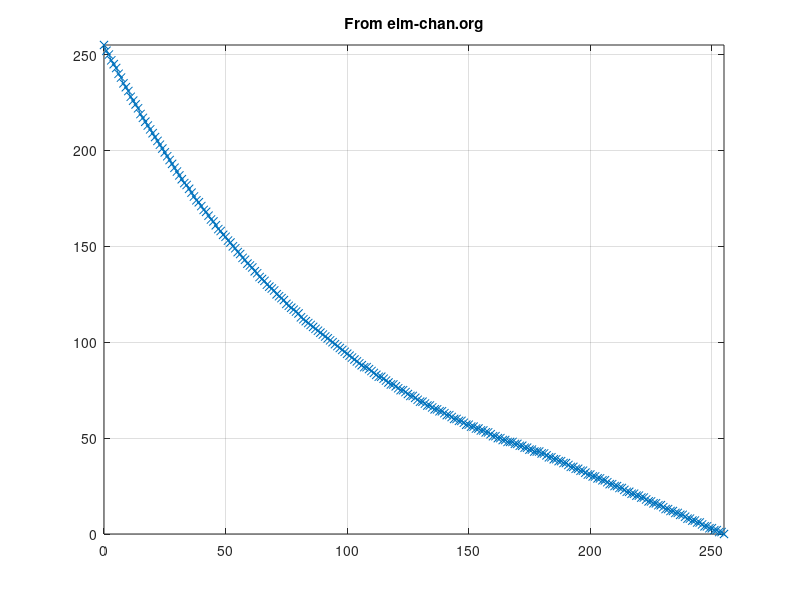

Write MATLAB code to recreate this figure. (Note: this script raises an error after producing the figure.)
%% calculate
load('LUTs.mat')

% settings
wordwidth_c = 8; % ROM word width
fracwdith_c = 0; % fractional bits

% addresses
envaddr = [0:numel(EnvelopeLUTVector)-1];

% show envelope
figure(1)
plot(envaddr, EnvelopeLUTVector, '-x')
grid on
axis([0, envaddr(end), 0, 255])
title('From elm-chan.org')
fprintf('Address 0 to 255 is the Envelope LUT\n');


% print address ranges
fprintf('Address %d to %d is Envelope Table\n', envaddr(1), envaddr(end));

% prepare output
romout = EnvelopeLUTVector;
romsize = numel(romout);
romin = 0:romsize-1;


%% Generate MIF file (use this)

datafile = fopen(sprintf('Envelope_%d.mif', romsize),'w');

fprintf(datafile, 'DEPTH = %i;\n', lutsize);
fprintf(datafile, 'WIDTH = %d;\n', wordwidth_c);
fprintf(datafile, 'ADDRESS_RADIX = HEX;\n');
fprintf(datafile, 'DATA_RADIX = BIN;\n');
fprintf(datafile, 'CONTENT\n');
fprintf(datafile, 'BEGIN\n');

%output to file
for i = 1:lutsize
    b = fi(romout(i), 0, wordwidth_c, fracwdith_c);
    fprintf(datafile, '%s : %s ;\n', dec2hex(lutin(i)), b.bin);
end

fprintf(datafile, 'END;\n');
fclose(datafile);